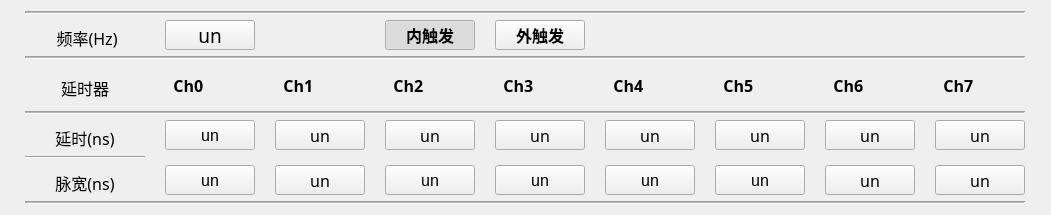
   <widget class="QWidget" name="layoutWidget">
    <property name="geometry">
     <rect>
      <x>10</x>
      <y>860</y>
      <width>1051</width>
      <height>195</height>
     </rect>
    </property>
    <layout class="QGridLayout" name="gridLayout">
     <item row="3" column="8">
      <widget class="QLabel" name="pw2_test_7">
       <property name="sizePolicy">
        <sizepolicy hsizetype="Preferred" vsizetype="Preferred">
         <horstretch>0</horstretch>
         <verstretch>0</verstretch>
        </sizepolicy>
       </property>
       <property name="minimumSize">
        <size>
         <width>20</width>
         <height>40</height>
        </size>
       </property>
       <property name="baseSize">
        <size>
         <width>2</width>
         <height>0</height>
        </size>
       </property>
       <property name="font">
        <font>
         <family>新宋体</family>
         <pointsize>12</pointsize>
         <weight>75</weight>
         <bold>true</bold>
        </font>
       </property>
       <property name="styleSheet">
        <string notr="true"/>
       </property>
       <property name="text">
        <string>  Ch7</string>
       </property>
      </widget>
     </item>
     <item row="7" column="4">
      <widget class="QPushButton" name="width3">
       <property name="sizePolicy">
        <sizepolicy hsizetype="Minimum" vsizetype="Minimum">
         <horstretch>0</horstretch>
         <verstretch>0</verstretch>
        </sizepolicy>
       </property>
       <property name="minimumSize">
        <size>
         <width>90</width>
         <height>30</height>
        </size>
       </property>
       <property name="maximumSize">
        <size>
         <width>90</width>
         <height>30</height>
        </size>
       </property>
       <property name="styleSheet">
        <string notr="true">QPushButton {
    font-size: 12pt;
    font-weight: normal;
    color: rgb(0, 0, 0);
}

</string>
       </property>
       <property name="text">
        <string>un</string>
       </property>
      </widget>
     </item>
     <item row="1" column="3">
      <widget class="QPushButton" name="INT_TRIG">
       <property name="minimumSize">
        <size>
         <width>70</width>
         <height>30</height>
        </size>
       </property>
       <property name="maximumSize">
        <size>
         <width>200</width>
         <height>30</height>
        </size>
       </property>
       <property name="font">
        <font>
         <family>Agency FB</family>
         <pointsize>12</pointsize>
         <weight>75</weight>
         <bold>true</bold>
        </font>
       </property>
       <property name="text">
        <string>内触发</string>
       </property>
       <property name="checkable">
        <bool>true</bool>
       </property>
       <property name="checked">
        <bool>true</bool>
       </property>
      </widget>
     </item>
     <item row="5" column="2">
      <widget class="QPushButton" name="delay1">
       <property name="sizePolicy">
        <sizepolicy hsizetype="Preferred" vsizetype="Preferred">
         <horstretch>0</horstretch>
         <verstretch>0</verstretch>
        </sizepolicy>
       </property>
       <property name="minimumSize">
        <size>
         <width>90</width>
         <height>30</height>
        </size>
       </property>
       <property name="maximumSize">
        <size>
         <width>90</width>
         <height>30</height>
        </size>
       </property>
       <property name="font">
        <font>
         <family>宋体</family>
         <pointsize>12</pointsize>
         <weight>50</weight>
         <bold>false</bold>
        </font>
       </property>
       <property name="layoutDirection">
        <enum>Qt::LeftToRight</enum>
       </property>
       <property name="styleSheet">
        <string notr="true">QPushButton {
    font-size: 12pt;
    font-weight: normal;
    color: rgb(0, 0, 0);
}

</string>
       </property>
       <property name="text">
        <string>un</string>
       </property>
      </widget>
     </item>
     <item row="2" column="0" colspan="9">
      <widget class="Line" name="line_4">
       <property name="midLineWidth">
        <number>1</number>
       </property>
       <property name="orientation">
        <enum>Qt::Horizontal</enum>
       </property>
      </widget>
     </item>
     <item row="7" column="6">
      <widget class="QPushButton" name="width5">
       <property name="sizePolicy">
        <sizepolicy hsizetype="Minimum" vsizetype="Minimum">
         <horstretch>0</horstretch>
         <verstretch>0</verstretch>
        </sizepolicy>
       </property>
       <property name="minimumSize">
        <size>
         <width>90</width>
         <height>30</height>
        </size>
       </property>
       <property name="maximumSize">
        <size>
         <width>90</width>
         <height>30</height>
        </size>
       </property>
       <property name="styleSheet">
        <string notr="true">QPushButton {
    font-size: 12pt;
    font-weight: normal;
    color: rgb(0, 0, 0);
}

</string>
       </property>
       <property name="text">
        <string>un</string>
       </property>
      </widget>
     </item>
     <item row="3" column="5">
      <widget class="QLabel" name="pw4_test_4">
       <property name="sizePolicy">
        <sizepolicy hsizetype="Preferred" vsizetype="Preferred">
         <horstretch>0</horstretch>
         <verstretch>0</verstretch>
        </sizepolicy>
       </property>
       <property name="minimumSize">
        <size>
         <width>20</width>
         <height>20</height>
        </size>
       </property>
       <property name="baseSize">
        <size>
         <width>2</width>
         <height>0</height>
        </size>
       </property>
       <property name="font">
        <font>
         <family>新宋体</family>
         <pointsize>12</pointsize>
         <weight>75</weight>
         <bold>true</bold>
        </font>
       </property>
       <property name="styleSheet">
        <string notr="true"/>
       </property>
       <property name="text">
        <string>  Ch4</string>
       </property>
      </widget>
     </item>
     <item row="5" column="4">
      <widget class="QPushButton" name="delay3">
       <property name="sizePolicy">
        <sizepolicy hsizetype="Minimum" vsizetype="Minimum">
         <horstretch>0</horstretch>
         <verstretch>0</verstretch>
        </sizepolicy>
       </property>
       <property name="minimumSize">
        <size>
         <width>90</width>
         <height>30</height>
        </size>
       </property>
       <property name="maximumSize">
        <size>
         <width>90</width>
         <height>30</height>
        </size>
       </property>
       <property name="font">
        <font>
         <family>宋体</family>
         <pointsize>12</pointsize>
         <weight>50</weight>
         <bold>false</bold>
        </font>
       </property>
       <property name="layoutDirection">
        <enum>Qt::LeftToRight</enum>
       </property>
       <property name="styleSheet">
        <string notr="true">QPushButton {
    font-size: 12pt;
    font-weight: normal;
    color: rgb(0, 0, 0);
}

</string>
       </property>
       <property name="text">
        <string>un</string>
       </property>
      </widget>
     </item>
     <item row="3" column="7">
      <widget class="QLabel" name="pw2_test_3">
       <property name="sizePolicy">
        <sizepolicy hsizetype="Preferred" vsizetype="Preferred">
         <horstretch>0</horstretch>
         <verstretch>0</verstretch>
        </sizepolicy>
       </property>
       <property name="minimumSize">
        <size>
         <width>20</width>
         <height>40</height>
        </size>
       </property>
       <property name="baseSize">
        <size>
         <width>2</width>
         <height>0</height>
        </size>
       </property>
       <property name="font">
        <font>
         <family>新宋体</family>
         <pointsize>12</pointsize>
         <weight>75</weight>
         <bold>true</bold>
        </font>
       </property>
       <property name="styleSheet">
        <string notr="true"/>
       </property>
       <property name="text">
        <string>  Ch6</string>
       </property>
      </widget>
     </item>
     <item row="7" column="5">
      <widget class="QPushButton" name="width4">
       <property name="sizePolicy">
        <sizepolicy hsizetype="Minimum" vsizetype="Minimum">
         <horstretch>0</horstretch>
         <verstretch>0</verstretch>
        </sizepolicy>
       </property>
       <property name="minimumSize">
        <size>
         <width>90</width>
         <height>30</height>
        </size>
       </property>
       <property name="maximumSize">
        <size>
         <width>90</width>
         <height>30</height>
        </size>
       </property>
       <property name="styleSheet">
        <string notr="true">QPushButton {
    font-size: 12pt;
    font-weight: normal;
    color: rgb(0, 0, 0);
}

</string>
       </property>
       <property name="text">
        <string>un</string>
       </property>
      </widget>
     </item>
     <item row="5" column="7">
      <widget class="QPushButton" name="delay6">
       <property name="sizePolicy">
        <sizepolicy hsizetype="Minimum" vsizetype="Minimum">
         <horstretch>0</horstretch>
         <verstretch>0</verstretch>
        </sizepolicy>
       </property>
       <property name="minimumSize">
        <size>
         <width>90</width>
         <height>30</height>
        </size>
       </property>
       <property name="maximumSize">
        <size>
         <width>90</width>
         <height>30</height>
        </size>
       </property>
       <property name="font">
        <font>
         <family>宋体</family>
         <pointsize>12</pointsize>
         <weight>50</weight>
         <bold>false</bold>
        </font>
       </property>
       <property name="layoutDirection">
        <enum>Qt::LeftToRight</enum>
       </property>
       <property name="styleSheet">
        <string notr="true">QPushButton {
    font-size: 12pt;
    font-weight: normal;
    color: rgb(0, 0, 0);
}

</string>
       </property>
       <property name="text">
        <string>un</string>
       </property>
      </widget>
     </item>
     <item row="0" column="0" colspan="9">
      <widget class="Line" name="line_5">
       <property name="midLineWidth">
        <number>1</number>
       </property>
       <property name="orientation">
        <enum>Qt::Horizontal</enum>
       </property>
      </widget>
     </item>
     <item row="7" column="1">
      <widget class="QPushButton" name="width0">
       <property name="sizePolicy">
        <sizepolicy hsizetype="Preferred" vsizetype="Preferred">
         <horstretch>0</horstretch>
         <verstretch>0</verstretch>
        </sizepolicy>
       </property>
       <property name="minimumSize">
        <size>
         <width>90</width>
         <height>30</height>
        </size>
       </property>
       <property name="maximumSize">
        <size>
         <width>90</width>
         <height>30</height>
        </size>
       </property>
       <property name="font">
        <font>
         <pointsize>12</pointsize>
         <weight>50</weight>
         <bold>false</bold>
        </font>
       </property>
       <property name="layoutDirection">
        <enum>Qt::LeftToRight</enum>
       </property>
       <property name="styleSheet">
        <string notr="true">QPushButton {
    font-size: 12pt;
    font-weight: normal;
    color: rgb(0, 0, 0);
}

</string>
       </property>
       <property name="text">
        <string>un</string>
       </property>
      </widget>
     </item>
     <item row="3" column="6">
      <widget class="QLabel" name="pw4_test_5">
       <property name="sizePolicy">
        <sizepolicy hsizetype="Preferred" vsizetype="Preferred">
         <horstretch>0</horstretch>
         <verstretch>0</verstretch>
        </sizepolicy>
       </property>
       <property name="minimumSize">
        <size>
         <width>20</width>
         <height>20</height>
        </size>
       </property>
       <property name="baseSize">
        <size>
         <width>2</width>
         <height>0</height>
        </size>
       </property>
       <property name="font">
        <font>
         <family>新宋体</family>
         <pointsize>12</pointsize>
         <weight>75</weight>
         <bold>true</bold>
        </font>
       </property>
       <property name="styleSheet">
        <string notr="true"/>
       </property>
       <property name="text">
        <string>  Ch5</string>
       </property>
      </widget>
     </item>
     <item row="1" column="0">
      <widget class="QLabel" name="volt_test_7">
       <property name="sizePolicy">
        <sizepolicy hsizetype="Fixed" vsizetype="Maximum">
         <horstretch>0</horstretch>
         <verstretch>0</verstretch>
        </sizepolicy>
       </property>
       <property name="minimumSize">
        <size>
         <width>20</width>
         <height>20</height>
        </size>
       </property>
       <property name="maximumSize">
        <size>
         <width>120</width>
         <height>30</height>
        </size>
       </property>
       <property name="baseSize">
        <size>
         <width>2</width>
         <height>0</height>
        </size>
       </property>
       <property name="font">
        <font>
         <family>新宋体</family>
         <pointsize>12</pointsize>
        </font>
       </property>
       <property name="styleSheet">
        <string notr="true"/>
       </property>
       <property name="text">
        <string> 频率(Hz)</string>
       </property>
       <property name="alignment">
        <set>Qt::AlignBottom|Qt::AlignHCenter</set>
       </property>
      </widget>
     </item>
     <item row="4" column="0" colspan="9">
      <widget class="Line" name="line_10">
       <property name="midLineWidth">
        <number>1</number>
       </property>
       <property name="orientation">
        <enum>Qt::Horizontal</enum>
       </property>
      </widget>
     </item>
     <item row="8" column="0" colspan="9">
      <widget class="Line" name="line_7">
       <property name="midLineWidth">
        <number>1</number>
       </property>
       <property name="orientation">
        <enum>Qt::Horizontal</enum>
       </property>
      </widget>
     </item>
     <item row="5" column="0">
      <widget class="QLabel" name="volt_test_4">
       <property name="sizePolicy">
        <sizepolicy hsizetype="Fixed" vsizetype="Maximum">
         <horstretch>0</horstretch>
         <verstretch>0</verstretch>
        </sizepolicy>
       </property>
       <property name="minimumSize">
        <size>
         <width>20</width>
         <height>20</height>
        </size>
       </property>
       <property name="maximumSize">
        <size>
         <width>120</width>
         <height>30</height>
        </size>
       </property>
       <property name="baseSize">
        <size>
         <width>2</width>
         <height>0</height>
        </size>
       </property>
       <property name="font">
        <font>
         <family>新宋体</family>
         <pointsize>12</pointsize>
        </font>
       </property>
       <property name="styleSheet">
        <string notr="true"/>
       </property>
       <property name="text">
        <string>延时(ns)</string>
       </property>
       <property name="alignment">
        <set>Qt::AlignBottom|Qt::AlignHCenter</set>
       </property>
      </widget>
     </item>
     <item row="7" column="8">
      <widget class="QPushButton" name="width7">
       <property name="sizePolicy">
        <sizepolicy hsizetype="Minimum" vsizetype="Minimum">
         <horstretch>0</horstretch>
         <verstretch>0</verstretch>
        </sizepolicy>
       </property>
       <property name="minimumSize">
        <size>
         <width>90</width>
         <height>30</height>
        </size>
       </property>
       <property name="maximumSize">
        <size>
         <width>90</width>
         <height>30</height>
        </size>
       </property>
       <property name="font">
        <font>
         <family>宋体</family>
         <pointsize>12</pointsize>
         <weight>50</weight>
         <bold>false</bold>
        </font>
       </property>
       <property name="layoutDirection">
        <enum>Qt::LeftToRight</enum>
       </property>
       <property name="styleSheet">
        <string notr="true">QPushButton {
    font-size: 12pt;
    font-weight: normal;
    color: rgb(0, 0, 0);
}

</string>
       </property>
       <property name="text">
        <string>un</string>
       </property>
      </widget>
     </item>
     <item row="7" column="7">
      <widget class="QPushButton" name="width6">
       <property name="sizePolicy">
        <sizepolicy hsizetype="Minimum" vsizetype="Minimum">
         <horstretch>0</horstretch>
         <verstretch>0</verstretch>
        </sizepolicy>
       </property>
       <property name="minimumSize">
        <size>
         <width>90</width>
         <height>30</height>
        </size>
       </property>
       <property name="maximumSize">
        <size>
         <width>90</width>
         <height>30</height>
        </size>
       </property>
       <property name="font">
        <font>
         <family>宋体</family>
         <pointsize>12</pointsize>
         <weight>50</weight>
         <bold>false</bold>
        </font>
       </property>
       <property name="layoutDirection">
        <enum>Qt::LeftToRight</enum>
       </property>
       <property name="styleSheet">
        <string notr="true">QPushButton {
    font-size: 12pt;
    font-weight: normal;
    color: rgb(0, 0, 0);
}

</string>
       </property>
       <property name="text">
        <string>un</string>
       </property>
      </widget>
     </item>
     <item row="5" column="3">
      <widget class="QPushButton" name="delay2">
       <property name="sizePolicy">
        <sizepolicy hsizetype="Minimum" vsizetype="Minimum">
         <horstretch>0</horstretch>
         <verstretch>0</verstretch>
        </sizepolicy>
       </property>
       <property name="minimumSize">
        <size>
         <width>90</width>
         <height>30</height>
        </size>
       </property>
       <property name="maximumSize">
        <size>
         <width>90</width>
         <height>30</height>
        </size>
       </property>
       <property name="font">
        <font>
         <family>宋体</family>
         <pointsize>12</pointsize>
         <weight>50</weight>
         <bold>false</bold>
        </font>
       </property>
       <property name="layoutDirection">
        <enum>Qt::LeftToRight</enum>
       </property>
       <property name="styleSheet">
        <string notr="true">QPushButton {
    font-size: 12pt;
    font-weight: normal;
    color: rgb(0, 0, 0);
}

</string>
       </property>
       <property name="text">
        <string>un</string>
       </property>
      </widget>
     </item>
     <item row="5" column="6">
      <widget class="QPushButton" name="delay5">
       <property name="sizePolicy">
        <sizepolicy hsizetype="Minimum" vsizetype="Minimum">
         <horstretch>0</horstretch>
         <verstretch>0</verstretch>
        </sizepolicy>
       </property>
       <property name="minimumSize">
        <size>
         <width>90</width>
         <height>30</height>
        </size>
       </property>
       <property name="maximumSize">
        <size>
         <width>90</width>
         <height>30</height>
        </size>
       </property>
       <property name="font">
        <font>
         <family>宋体</family>
         <pointsize>12</pointsize>
         <weight>50</weight>
         <bold>false</bold>
        </font>
       </property>
       <property name="layoutDirection">
        <enum>Qt::LeftToRight</enum>
       </property>
       <property name="styleSheet">
        <string notr="true">QPushButton {
    font-size: 12pt;
    font-weight: normal;
    color: rgb(0, 0, 0);
}

</string>
       </property>
       <property name="text">
        <string>un</string>
       </property>
      </widget>
     </item>
     <item row="3" column="2">
      <widget class="QLabel" name="pw1_test_3">
       <property name="sizePolicy">
        <sizepolicy hsizetype="Preferred" vsizetype="Minimum">
         <horstretch>0</horstretch>
         <verstretch>0</verstretch>
        </sizepolicy>
       </property>
       <property name="minimumSize">
        <size>
         <width>20</width>
         <height>40</height>
        </size>
       </property>
       <property name="maximumSize">
        <size>
         <width>16777215</width>
         <height>16777215</height>
        </size>
       </property>
       <property name="baseSize">
        <size>
         <width>2</width>
         <height>0</height>
        </size>
       </property>
       <property name="font">
        <font>
         <family>新宋体</family>
         <pointsize>12</pointsize>
         <weight>75</weight>
         <bold>true</bold>
        </font>
       </property>
       <property name="styleSheet">
        <string notr="true"/>
       </property>
       <property name="text">
        <string>  Ch1</string>
       </property>
      </widget>
     </item>
     <item row="5" column="1">
      <widget class="QPushButton" name="delay0">
       <property name="sizePolicy">
        <sizepolicy hsizetype="Minimum" vsizetype="Minimum">
         <horstretch>0</horstretch>
         <verstretch>0</verstretch>
        </sizepolicy>
       </property>
       <property name="minimumSize">
        <size>
         <width>90</width>
         <height>30</height>
        </size>
       </property>
       <property name="maximumSize">
        <size>
         <width>90</width>
         <height>30</height>
        </size>
       </property>
       <property name="font">
        <font>
         <pointsize>12</pointsize>
         <weight>50</weight>
         <bold>false</bold>
        </font>
       </property>
       <property name="layoutDirection">
        <enum>Qt::LeftToRight</enum>
       </property>
       <property name="styleSheet">
        <string notr="true">QPushButton {
    font-size: 12pt;
    font-weight: normal;
    color: rgb(0, 0, 0);
}

</string>
       </property>
       <property name="text">
        <string>un</string>
       </property>
      </widget>
     </item>
     <item row="5" column="5">
      <widget class="QPushButton" name="delay4">
       <property name="sizePolicy">
        <sizepolicy hsizetype="Minimum" vsizetype="Minimum">
         <horstretch>0</horstretch>
         <verstretch>0</verstretch>
        </sizepolicy>
       </property>
       <property name="minimumSize">
        <size>
         <width>90</width>
         <height>30</height>
        </size>
       </property>
       <property name="maximumSize">
        <size>
         <width>90</width>
         <height>30</height>
        </size>
       </property>
       <property name="font">
        <font>
         <family>宋体</family>
         <pointsize>12</pointsize>
         <weight>50</weight>
         <bold>false</bold>
        </font>
       </property>
       <property name="layoutDirection">
        <enum>Qt::LeftToRight</enum>
       </property>
       <property name="styleSheet">
        <string notr="true">QPushButton {
    font-size: 12pt;
    font-weight: normal;
    color: rgb(0, 0, 0);
}

</string>
       </property>
       <property name="text">
        <string>un</string>
       </property>
      </widget>
     </item>
     <item row="5" column="8">
      <widget class="QPushButton" name="delay7">
       <property name="sizePolicy">
        <sizepolicy hsizetype="Minimum" vsizetype="Minimum">
         <horstretch>0</horstretch>
         <verstretch>0</verstretch>
        </sizepolicy>
       </property>
       <property name="minimumSize">
        <size>
         <width>90</width>
         <height>30</height>
        </size>
       </property>
       <property name="maximumSize">
        <size>
         <width>90</width>
         <height>30</height>
        </size>
       </property>
       <property name="font">
        <font>
         <family>宋体</family>
         <pointsize>12</pointsize>
         <weight>50</weight>
         <bold>false</bold>
        </font>
       </property>
       <property name="layoutDirection">
        <enum>Qt::LeftToRight</enum>
       </property>
       <property name="styleSheet">
        <string notr="true">QPushButton {
    font-size: 12pt;
    font-weight: normal;
    color: rgb(0, 0, 0);
}

</string>
       </property>
       <property name="text">
        <string>un</string>
       </property>
      </widget>
     </item>
     <item row="3" column="0">
      <widget class="QLabel" name="volt_test_13">
       <property name="sizePolicy">
        <sizepolicy hsizetype="Fixed" vsizetype="Maximum">
         <horstretch>0</horstretch>
         <verstretch>0</verstretch>
        </sizepolicy>
       </property>
       <property name="minimumSize">
        <size>
         <width>20</width>
         <height>20</height>
        </size>
       </property>
       <property name="maximumSize">
        <size>
         <width>120</width>
         <height>30</height>
        </size>
       </property>
       <property name="baseSize">
        <size>
         <width>2</width>
         <height>0</height>
        </size>
       </property>
       <property name="font">
        <font>
         <family>新宋体</family>
         <pointsize>12</pointsize>
        </font>
       </property>
       <property name="styleSheet">
        <string notr="true"/>
       </property>
       <property name="text">
        <string>延时器</string>
       </property>
       <property name="alignment">
        <set>Qt::AlignBottom|Qt::AlignHCenter</set>
       </property>
      </widget>
     </item>
     <item row="3" column="1">
      <widget class="QLabel" name="pw1_test_2">
       <property name="sizePolicy">
        <sizepolicy hsizetype="Preferred" vsizetype="Minimum">
         <horstretch>0</horstretch>
         <verstretch>0</verstretch>
        </sizepolicy>
       </property>
       <property name="minimumSize">
        <size>
         <width>20</width>
         <height>40</height>
        </size>
       </property>
       <property name="maximumSize">
        <size>
         <width>16777215</width>
         <height>16777215</height>
        </size>
       </property>
       <property name="baseSize">
        <size>
         <width>2</width>
         <height>0</height>
        </size>
       </property>
       <property name="font">
        <font>
         <family>新宋体</family>
         <pointsize>12</pointsize>
         <weight>75</weight>
         <bold>true</bold>
        </font>
       </property>
       <property name="styleSheet">
        <string notr="true"/>
       </property>
       <property name="text">
        <string>  Ch0</string>
       </property>
      </widget>
     </item>
     <item row="1" column="4">
      <widget class="QPushButton" name="EXT_TRIG">
       <property name="minimumSize">
        <size>
         <width>72</width>
         <height>30</height>
        </size>
       </property>
       <property name="maximumSize">
        <size>
         <width>200</width>
         <height>30</height>
        </size>
       </property>
       <property name="font">
        <font>
         <family>Agency FB</family>
         <pointsize>12</pointsize>
         <weight>75</weight>
         <bold>true</bold>
        </font>
       </property>
       <property name="text">
        <string>外触发</string>
       </property>
       <property name="checkable">
        <bool>true</bool>
       </property>
      </widget>
     </item>
     <item row="3" column="4">
      <widget class="QLabel" name="pw1_test_5">
       <property name="sizePolicy">
        <sizepolicy hsizetype="Preferred" vsizetype="Minimum">
         <horstretch>0</horstretch>
         <verstretch>0</verstretch>
        </sizepolicy>
       </property>
       <property name="minimumSize">
        <size>
         <width>20</width>
         <height>40</height>
        </size>
       </property>
       <property name="maximumSize">
        <size>
         <width>16777215</width>
         <height>16777215</height>
        </size>
       </property>
       <property name="baseSize">
        <size>
         <width>2</width>
         <height>0</height>
        </size>
       </property>
       <property name="font">
        <font>
         <family>新宋体</family>
         <pointsize>12</pointsize>
         <weight>75</weight>
         <bold>true</bold>
        </font>
       </property>
       <property name="styleSheet">
        <string notr="true"/>
       </property>
       <property name="text">
        <string>  Ch3</string>
       </property>
      </widget>
     </item>
     <item row="7" column="2">
      <widget class="QPushButton" name="width1">
       <property name="sizePolicy">
        <sizepolicy hsizetype="Preferred" vsizetype="Preferred">
         <horstretch>0</horstretch>
         <verstretch>0</verstretch>
        </sizepolicy>
       </property>
       <property name="minimumSize">
        <size>
         <width>90</width>
         <height>30</height>
        </size>
       </property>
       <property name="maximumSize">
        <size>
         <width>90</width>
         <height>30</height>
        </size>
       </property>
       <property name="font">
        <font>
         <family>宋体</family>
         <pointsize>12</pointsize>
         <weight>50</weight>
         <bold>false</bold>
        </font>
       </property>
       <property name="layoutDirection">
        <enum>Qt::LeftToRight</enum>
       </property>
       <property name="styleSheet">
        <string notr="true">QPushButton {
    font-size: 12pt;
    font-weight: normal;
    color: rgb(0, 0, 0);
}

</string>
       </property>
       <property name="text">
        <string>un</string>
       </property>
      </widget>
     </item>
     <item row="3" column="3">
      <widget class="QLabel" name="pw1_test_4">
       <property name="sizePolicy">
        <sizepolicy hsizetype="Preferred" vsizetype="Minimum">
         <horstretch>0</horstretch>
         <verstretch>0</verstretch>
        </sizepolicy>
       </property>
       <property name="minimumSize">
        <size>
         <width>20</width>
         <height>40</height>
        </size>
       </property>
       <property name="maximumSize">
        <size>
         <width>16777215</width>
         <height>16777215</height>
        </size>
       </property>
       <property name="baseSize">
        <size>
         <width>2</width>
         <height>0</height>
        </size>
       </property>
       <property name="font">
        <font>
         <family>新宋体</family>
         <pointsize>12</pointsize>
         <weight>75</weight>
         <bold>true</bold>
        </font>
       </property>
       <property name="styleSheet">
        <string notr="true"/>
       </property>
       <property name="text">
        <string>  Ch2</string>
       </property>
      </widget>
     </item>
     <item row="7" column="3">
      <widget class="QPushButton" name="width2">
       <property name="sizePolicy">
        <sizepolicy hsizetype="Minimum" vsizetype="Minimum">
         <horstretch>0</horstretch>
         <verstretch>0</verstretch>
        </sizepolicy>
       </property>
       <property name="minimumSize">
        <size>
         <width>90</width>
         <height>30</height>
        </size>
       </property>
       <property name="maximumSize">
        <size>
         <width>90</width>
         <height>30</height>
        </size>
       </property>
       <property name="styleSheet">
        <string notr="true">QPushButton {
    font-size: 12pt;
    font-weight: normal;
    color: rgb(0, 0, 0);
}

</string>
       </property>
       <property name="text">
        <string>un</string>
       </property>
      </widget>
     </item>
     <item row="7" column="0">
      <widget class="QLabel" name="volt_test_6">
       <property name="sizePolicy">
        <sizepolicy hsizetype="Fixed" vsizetype="Maximum">
         <horstretch>0</horstretch>
         <verstretch>0</verstretch>
        </sizepolicy>
       </property>
       <property name="minimumSize">
        <size>
         <width>20</width>
         <height>20</height>
        </size>
       </property>
       <property name="maximumSize">
        <size>
         <width>120</width>
         <height>30</height>
        </size>
       </property>
       <property name="baseSize">
        <size>
         <width>2</width>
         <height>0</height>
        </size>
       </property>
       <property name="font">
        <font>
         <family>新宋体</family>
         <pointsize>12</pointsize>
        </font>
       </property>
       <property name="styleSheet">
        <string notr="true"/>
       </property>
       <property name="text">
        <string>脉宽(ns)</string>
       </property>
       <property name="alignment">
        <set>Qt::AlignBottom|Qt::AlignHCenter</set>
       </property>
      </widget>
     </item>
     <item row="6" column="0">
      <widget class="Line" name="line_29">
       <property name="orientation">
        <enum>Qt::Horizontal</enum>
       </property>
      </widget>
     </item>
     <item row="1" column="1">
      <widget class="QPushButton" name="freq">
       <property name="sizePolicy">
        <sizepolicy hsizetype="Minimum" vsizetype="Minimum">
         <horstretch>0</horstretch>
         <verstretch>0</verstretch>
        </sizepolicy>
       </property>
       <property name="minimumSize">
        <size>
         <width>70</width>
         <height>30</height>
        </size>
       </property>
       <property name="maximumSize">
        <size>
         <width>150</width>
         <height>30</height>
        </size>
       </property>
       <property name="font">
        <font>
         <family>新宋体</family>
         <pointsize>14</pointsize>
         <weight>50</weight>
         <bold>false</bold>
        </font>
       </property>
       <property name="styleSheet">
        <string notr="true"/>
       </property>
       <property name="text">
        <string>un</string>
       </property>
       <property name="checkable">
        <bool>false</bool>
       </property>
       <property name="checked">
        <bool>false</bool>
       </property>
       <property name="autoDefault">
        <bool>false</bool>
       </property>
       <property name="default">
        <bool>false</bool>
       </property>
       <property name="flat">
        <bool>false</bool>
       </property>
      </widget>
     </item>
    </layout>
   </widget>
